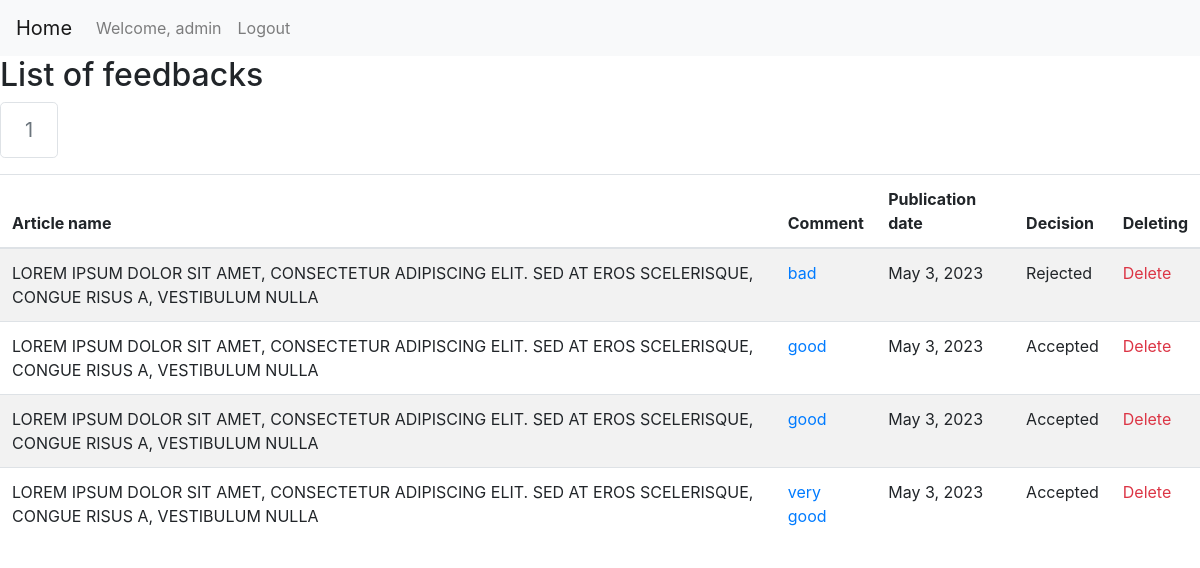
The app's page /my_feedbacks/1/ (signed in), older data.
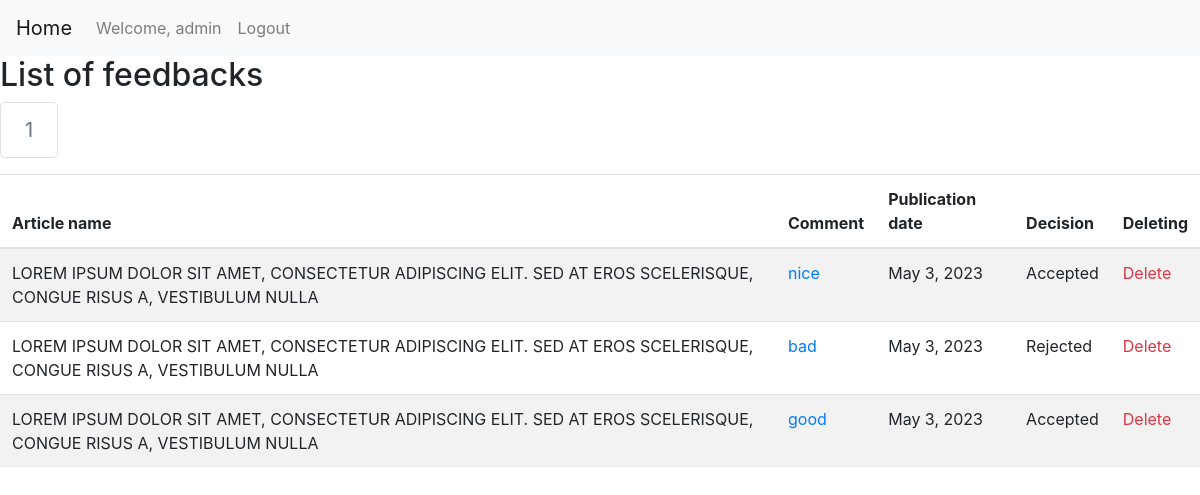
The same page, newer data.
### journal_website/models.py (models this page shows, shortened)
class Feedback(models.Model):
    comment = models.TextField()
    article = models.ForeignKey(Article, related_name="feedback_article", on_delete=models.CASCADE)
    publication_date = models.DateField()
    user = models.ForeignKey(User, related_name="feedback_custom_user", on_delete=models.SET_NULL, null=True)
    DECISIONS = [("accepted", "Accepted"), ("rejected", "Rejected")]
    decision = models.CharField(max_length=20, choices=DECISIONS)
    class Meta:
        verbose_name_plural = "feedbacks"

class Article(models.Model):
    name = models.ForeignKey(String, related_name="article_name", on_delete=models.CASCADE)
    short_description = models.ForeignKey(String, related_name="article_short_description", on_delete=models.CASCADE)
    publication_date = models.DateField()
    file_name = models.TextField()
    authors = models.ForeignKey(String, related_name="article_authors", on_delete=models.CASCADE)
    user = models.ForeignKey(User, related_name="article_custom_user", on_delete=models.SET_NULL, null=True)
    volume = models.ForeignKey(Volume, related_name="article_volume", on_delete=models.SET_NULL, null=True)
    category = models.ForeignKey(Category, related_name="article_category", on_delete=models.SET_NULL, null=True)
    DECISIONS = [("accepted", "Accepted"), ("rejected", "Rejected"), ("awaiting_decision", "Awaiting decision")]
    decision = models.CharField(max_length=20, choices=DECISIONS)
    class Meta:
        verbose_name_plural = "articles"

class String(models.Model):
    russian = models.TextField()
    english = models.TextField(blank=True, null=True)
    def __str__(self):
        return self.english
    class Meta:
        verbose_name_plural = "strings"

### journal_website/views.py (the view)
# urls.py: path("my_feedbacks/<int:number_of_page>/", views.display_page_with_feedbacks_for_specific_user, name="specific_user_feedbacks_with_pagination"),
@login_required
@user_passes_test(user.is_user_reviewer)
def display_page_with_feedbacks_for_specific_user(request: WSGIRequest, number_of_page: int) -> HttpResponse:
	pagination_for_feedbacks = feedback.get_pagination_for_list_of_feedbacks(list_of_feedbacks=feedback.get_all_feedbacks_for_user(request.user), number_of_feedbacks_per_page=5, number_of_page_to_display=number_of_page)
	return render(request, "feedback/feedbacks_for_specific_user.html", {"pagination_for_feedbacks": pagination_for_feedbacks})

### journal_website/repositories/FeedbackRepository.py (called while the page is built)
    def get_all_feedbacks_for_user(self, user: SimpleLazyObject) -> QuerySet:
        return self.__feedback_model.objects.filter(user=user)

    def get_pagination_for_list_of_feedbacks(self, list_of_feedbacks: QuerySet, number_of_feedbacks_per_page: int, number_of_page_to_display: int) -> Page:
        paginator = Paginator(list_of_feedbacks, per_page=number_of_feedbacks_per_page)
        return paginator.get_page(number_of_page_to_display)

### journal_website/repositories/UserRepository.py (called while the page is built)
    def is_user_reviewer(self, user: SimpleLazyObject) -> bool:
        return user.groups.filter(name="Reviewers").exists()

### journal_website/templates/feedback/feedbacks_for_specific_user.html (shortened to what this page needs)
{% extends 'main/layout.html' %}
{% block body %}
{% load crispy_forms_tags %}
<body>
<nav class="navbar navbar-expand-lg navbar-light bg-light">
    <a class="navbar-brand" href="/">Home</a>
    <div class="collapse navbar-collapse" id="navbarText">
      <ul class="navbar-nav mr-auto">
        {% if user.is_authenticated %}
        <li class="nav-item">
          <a class="nav-link" href="#">Welcome, {{user.username}}</a>
        </li>
        <li class="nav-item">
          <a class="nav-link" href="/logout">Logout</a>
        </li>
        {% endif %}
      </ul>
    </div>
</nav>
<h2>List of feedbacks</h2>
<nav aria-label="Page navigation">
  <ul class="pagination pagination-lg">
    {% block pagination %}
    {% for number_of_page in pagination_for_feedbacks.paginator.get_elided_page_range %}
        {% if number_of_page == pagination_for_feedbacks.paginator.ELLIPSIS %}
          {{ number_of_page }}
        {% else %}
          {% if number_of_page == pagination_for_feedbacks.number %}
            <li class="page-item disabled">
              <a class="page-link" href="#" tabindex="-1">{{ number_of_page }}</a>
            </li>
          {% else %}
              <li class="page-item"><a class="page-link" href="{% url 'specific_user_feedbacks_with_pagination' number_of_page %}">{{ number_of_page }}</a></li>
          {% endif %}
        {% endif %}
    {% endfor %}
    {% endblock %}
  </ul>
</nav>
<div class="table-responsive">
  <table class="table table-striped">
    <thead>
      <tr>
        <th>Article name</th>
        <th>Comment</th>
        <th>Publication date</th>
        <th>Decision</th>
        <th>Deleting</th>
      </tr>
    </thead>
    <tbody>
      {% block feedback %}
        {% for feedback in pagination_for_feedbacks %}
          <tr>
            <td>{{ feedback.article.name }}</td>
            <td><a href="{% url 'update_feedback' feedback.pk %}">{{ feedback.comment }}</a></td>
            <td>{{ feedback.publication_date }}</td>
            <td>{{ feedback.get_decision_display }}</td>
            <td><a class="text-danger" href="{% url 'delete_feedback' feedback.pk %}">Delete</a></td>
          </tr>
        {% endfor %}
      {% endblock %}
    </tbody>
  </table>
</div>
</body>
{% endblock %}

### journal_website/templates/main/layout.html (shortened to what this page needs)
<!doctype html>
<html lang="en">
  <head>
    <link rel="stylesheet" href="https://cdn.jsdelivr.net/npm/bootstrap@4.4.1/dist/css/bootstrap.min.css">
  </head>
  {% block body %}{% endblock %}
</html>

Row changes from the older to the newer data that the page shows:
removed Feedback: article.name "LOREM IPSUM DOLOR SIT AMET, CONSECTETUR ADIPISCING ELIT. SED AT EROS SCELERISQUE, CONGUE RISUS A, VESTIBULUM NULLA", comment "very good", publication_date "May 3, 2023", decision "Accepted"
changed Feedback: comment "bad" → "nice"; decision "Rejected" → "Accepted"
changed Feedback: comment "good" → "bad"; decision "Accepted" → "Rejected"
